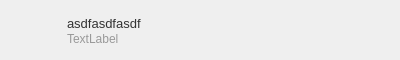
<?xml version="1.0" encoding="UTF-8"?>
<ui version="4.0">
 <class>RecentFile</class>
 <widget class="QWidget" name="RecentFile">
  <property name="geometry">
   <rect>
    <x>0</x>
    <y>0</y>
    <width>400</width>
    <height>60</height>
   </rect>
  </property>
  <property name="sizePolicy">
   <sizepolicy hsizetype="Preferred" vsizetype="Preferred">
    <horstretch>0</horstretch>
    <verstretch>0</verstretch>
   </sizepolicy>
  </property>
  <property name="minimumSize">
   <size>
    <width>400</width>
    <height>60</height>
   </size>
  </property>
  <property name="maximumSize">
   <size>
    <width>400</width>
    <height>60</height>
   </size>
  </property>
  <property name="windowTitle">
   <string/>
  </property>
  <property name="styleSheet">
   <string notr="true">RecentFile
{
	background-color: transparent;
}

#lTransferType, #lTransferTypeActive, #lFileType, #lFileTypeActive, #lGetLink, #lFileTypeCompleted, #lTransferTypeCompleted, #pbTransfer
{
	border: none;
}

#Filename, #lFileNameCompleted
{
  font-family: &quot;Source Sans Pro&quot;;
  font-size: 13px;
  color: #333333;
}

#lSpeed
{
  font-family: &quot;Source Sans Pro&quot;;
  font-size: 12px;
  color: #666666;
}

#lTransfers
{
  font-family: &quot;Source Sans Pro&quot;;
  font-size: 12px;
  color: #666666;
}

#lElapsedTime
{
  font-family: &quot;Source Sans Pro&quot;;
  font-size: 12px;
  color: #999999;
}</string>
  </property>
  <layout class="QHBoxLayout" name="horizontalLayout">
   <property name="leftMargin">
    <number>0</number>
   </property>
   <property name="topMargin">
    <number>0</number>
   </property>
   <property name="rightMargin">
    <number>0</number>
   </property>
   <property name="bottomMargin">
    <number>0</number>
   </property>
   <item>
    <widget class="QStackedWidget" name="sTransferState">
     <property name="minimumSize">
      <size>
       <width>400</width>
       <height>60</height>
      </size>
     </property>
     <property name="maximumSize">
      <size>
       <width>400</width>
       <height>60</height>
      </size>
     </property>
     <property name="lineWidth">
      <number>0</number>
     </property>
     <property name="currentIndex">
      <number>0</number>
     </property>
     <widget class="QWidget" name="completedTransfer">
      <property name="minimumSize">
       <size>
        <width>400</width>
        <height>60</height>
       </size>
      </property>
      <property name="maximumSize">
       <size>
        <width>400</width>
        <height>60</height>
       </size>
      </property>
      <layout class="QHBoxLayout" name="horizontalLayout_4">
       <property name="spacing">
        <number>-1</number>
       </property>
       <property name="leftMargin">
        <number>13</number>
       </property>
       <property name="topMargin">
        <number>2</number>
       </property>
       <property name="rightMargin">
        <number>25</number>
       </property>
       <property name="bottomMargin">
        <number>0</number>
       </property>
       <item>
        <widget class="QPushButton" name="lFileTypeCompleted">
         <property name="minimumSize">
          <size>
           <width>48</width>
           <height>48</height>
          </size>
         </property>
         <property name="maximumSize">
          <size>
           <width>48</width>
           <height>48</height>
          </size>
         </property>
         <property name="text">
          <string/>
         </property>
         <property name="iconSize">
          <size>
           <width>48</width>
           <height>48</height>
          </size>
         </property>
        </widget>
       </item>
       <item>
        <widget class="QWidget" name="wTransferInfo" native="true">
         <property name="sizePolicy">
          <sizepolicy hsizetype="Preferred" vsizetype="Fixed">
           <horstretch>0</horstretch>
           <verstretch>0</verstretch>
          </sizepolicy>
         </property>
         <layout class="QVBoxLayout" name="verticalLayout_7">
          <property name="spacing">
           <number>1</number>
          </property>
          <property name="leftMargin">
           <number>0</number>
          </property>
          <property name="topMargin">
           <number>0</number>
          </property>
          <property name="rightMargin">
           <number>0</number>
          </property>
          <property name="bottomMargin">
           <number>0</number>
          </property>
          <item>
           <widget class="QLabel" name="lFileNameCompleted">
            <property name="sizePolicy">
             <sizepolicy hsizetype="Preferred" vsizetype="Fixed">
              <horstretch>0</horstretch>
              <verstretch>0</verstretch>
             </sizepolicy>
            </property>
            <property name="minimumSize">
             <size>
              <width>200</width>
              <height>0</height>
             </size>
            </property>
            <property name="text">
             <string>asdfasdfasdf</string>
            </property>
           </widget>
          </item>
          <item>
           <widget class="QLabel" name="lElapsedTime">
            <property name="sizePolicy">
             <sizepolicy hsizetype="Preferred" vsizetype="Fixed">
              <horstretch>0</horstretch>
              <verstretch>0</verstretch>
             </sizepolicy>
            </property>
            <property name="text">
             <string>TextLabel</string>
            </property>
           </widget>
          </item>
         </layout>
        </widget>
       </item>
       <item>
        <widget class="QPushButton" name="lTransferTypeCompleted">
         <property name="text">
          <string/>
         </property>
         <property name="iconSize">
          <size>
           <width>12</width>
           <height>12</height>
          </size>
         </property>
        </widget>
       </item>
       <item>
        <spacer name="horizontalSpacer">
         <property name="orientation">
          <enum>Qt::Horizontal</enum>
         </property>
         <property name="sizeHint" stdset="0">
          <size>
           <width>17</width>
           <height>20</height>
          </size>
         </property>
        </spacer>
       </item>
       <item>
        <widget class="QPushButton" name="lGetLink">
         <property name="text">
          <string/>
         </property>
         <property name="icon">
          <iconset resource="../Resources_macx.qrc">
           <normaloff>:/images/clear_item_ico.png</normaloff>:/images/clear_item_ico.png</iconset>
         </property>
         <property name="iconSize">
          <size>
           <width>12</width>
           <height>12</height>
          </size>
         </property>
        </widget>
       </item>
      </layout>
     </widget>
     <widget class="QWidget" name="activeTransfer">
      <property name="minimumSize">
       <size>
        <width>400</width>
        <height>60</height>
       </size>
      </property>
      <property name="maximumSize">
       <size>
        <width>400</width>
        <height>60</height>
       </size>
      </property>
      <layout class="QVBoxLayout" name="verticalLayout_3">
       <property name="leftMargin">
        <number>0</number>
       </property>
       <property name="topMargin">
        <number>0</number>
       </property>
       <property name="rightMargin">
        <number>0</number>
       </property>
       <property name="bottomMargin">
        <number>0</number>
       </property>
       <item>
        <widget class="QWidget" name="wContainer" native="true">
         <property name="minimumSize">
          <size>
           <width>400</width>
           <height>60</height>
          </size>
         </property>
         <property name="maximumSize">
          <size>
           <width>400</width>
           <height>60</height>
          </size>
         </property>
         <layout class="QVBoxLayout" name="verticalLayout_4">
          <property name="leftMargin">
           <number>0</number>
          </property>
          <property name="topMargin">
           <number>0</number>
          </property>
          <property name="rightMargin">
           <number>0</number>
          </property>
          <property name="bottomMargin">
           <number>0</number>
          </property>
          <item>
           <widget class="QWidget" name="widget" native="true">
            <property name="minimumSize">
             <size>
              <width>400</width>
              <height>60</height>
             </size>
            </property>
            <property name="maximumSize">
             <size>
              <width>400</width>
              <height>60</height>
             </size>
            </property>
            <property name="styleSheet">
             <string notr="true"/>
            </property>
            <layout class="QVBoxLayout" name="verticalLayout_6">
             <property name="spacing">
              <number>0</number>
             </property>
             <property name="leftMargin">
              <number>0</number>
             </property>
             <property name="topMargin">
              <number>0</number>
             </property>
             <property name="rightMargin">
              <number>0</number>
             </property>
             <property name="bottomMargin">
              <number>0</number>
             </property>
             <item>
              <widget class="QWidget" name="wVisualData" native="true">
               <property name="minimumSize">
                <size>
                 <width>400</width>
                 <height>0</height>
                </size>
               </property>
               <property name="maximumSize">
                <size>
                 <width>400</width>
                 <height>16777215</height>
                </size>
               </property>
               <layout class="QHBoxLayout" name="horizontalLayout_3">
                <property name="leftMargin">
                 <number>13</number>
                </property>
                <property name="topMargin">
                 <number>2</number>
                </property>
                <property name="rightMargin">
                 <number>0</number>
                </property>
                <property name="bottomMargin">
                 <number>0</number>
                </property>
                <item>
                 <widget class="QPushButton" name="lFileType">
                  <property name="minimumSize">
                   <size>
                    <width>48</width>
                    <height>48</height>
                   </size>
                  </property>
                  <property name="maximumSize">
                   <size>
                    <width>48</width>
                    <height>48</height>
                   </size>
                  </property>
                  <property name="text">
                   <string/>
                  </property>
                  <property name="iconSize">
                   <size>
                    <width>48</width>
                    <height>48</height>
                   </size>
                  </property>
                 </widget>
                </item>
                <item>
                 <widget class="QWidget" name="wTransferItem" native="true">
                  <property name="minimumSize">
                   <size>
                    <width>200</width>
                    <height>0</height>
                   </size>
                  </property>
                  <layout class="QVBoxLayout" name="verticalLayout">
                   <property name="spacing">
                    <number>0</number>
                   </property>
                   <property name="leftMargin">
                    <number>0</number>
                   </property>
                   <property name="topMargin">
                    <number>8</number>
                   </property>
                   <property name="rightMargin">
                    <number>0</number>
                   </property>
                   <property name="bottomMargin">
                    <number>5</number>
                   </property>
                   <item>
                    <widget class="QLabel" name="lFileName">
                     <property name="sizePolicy">
                      <sizepolicy hsizetype="Preferred" vsizetype="Fixed">
                       <horstretch>0</horstretch>
                       <verstretch>0</verstretch>
                      </sizepolicy>
                     </property>
                     <property name="minimumSize">
                      <size>
                       <width>180</width>
                       <height>0</height>
                      </size>
                     </property>
                     <property name="maximumSize">
                      <size>
                       <width>16777215</width>
                       <height>16777215</height>
                      </size>
                     </property>
                     <property name="font">
                      <font>
                       <family>Source Sans Pro</family>
                      </font>
                     </property>
                     <property name="focusPolicy">
                      <enum>Qt::StrongFocus</enum>
                     </property>
                     <property name="text">
                      <string/>
                     </property>
                    </widget>
                   </item>
                   <item>
                    <widget class="QWidget" name="wSpeed" native="true">
                     <property name="minimumSize">
                      <size>
                       <width>0</width>
                       <height>15</height>
                      </size>
                     </property>
                     <property name="maximumSize">
                      <size>
                       <width>16777215</width>
                       <height>15</height>
                      </size>
                     </property>
                     <layout class="QHBoxLayout" name="horizontalLayout_2">
                      <property name="spacing">
                       <number>5</number>
                      </property>
                      <property name="leftMargin">
                       <number>0</number>
                      </property>
                      <property name="topMargin">
                       <number>0</number>
                      </property>
                      <property name="rightMargin">
                       <number>0</number>
                      </property>
                      <property name="bottomMargin">
                       <number>0</number>
                      </property>
                      <item>
                       <widget class="QPushButton" name="lTransferType">
                        <property name="sizePolicy">
                         <sizepolicy hsizetype="Minimum" vsizetype="Maximum">
                          <horstretch>0</horstretch>
                          <verstretch>0</verstretch>
                         </sizepolicy>
                        </property>
                        <property name="minimumSize">
                         <size>
                          <width>12</width>
                          <height>12</height>
                         </size>
                        </property>
                        <property name="maximumSize">
                         <size>
                          <width>12</width>
                          <height>12</height>
                         </size>
                        </property>
                        <property name="focusPolicy">
                         <enum>Qt::NoFocus</enum>
                        </property>
                        <property name="styleSheet">
                         <string notr="true">border: none;</string>
                        </property>
                        <property name="text">
                         <string/>
                        </property>
                        <property name="iconSize">
                         <size>
                          <width>12</width>
                          <height>12</height>
                         </size>
                        </property>
                       </widget>
                      </item>
                      <item>
                       <widget class="QLabel" name="lTransfers">
                        <property name="sizePolicy">
                         <sizepolicy hsizetype="Fixed" vsizetype="Preferred">
                          <horstretch>0</horstretch>
                          <verstretch>0</verstretch>
                         </sizepolicy>
                        </property>
                        <property name="minimumSize">
                         <size>
                          <width>0</width>
                          <height>15</height>
                         </size>
                        </property>
                        <property name="maximumSize">
                         <size>
                          <width>16777215</width>
                          <height>15</height>
                         </size>
                        </property>
                        <property name="text">
                         <string/>
                        </property>
                       </widget>
                      </item>
                      <item>
                       <widget class="QLabel" name="lSpeed">
                        <property name="minimumSize">
                         <size>
                          <width>0</width>
                          <height>15</height>
                         </size>
                        </property>
                        <property name="maximumSize">
                         <size>
                          <width>16777215</width>
                          <height>15</height>
                         </size>
                        </property>
                        <property name="text">
                         <string/>
                        </property>
                       </widget>
                      </item>
                     </layout>
                    </widget>
                   </item>
                  </layout>
                 </widget>
                </item>
                <item>
                 <widget class="QPushButton" name="bClockDown">
                  <property name="sizePolicy">
                   <sizepolicy hsizetype="Maximum" vsizetype="Minimum">
                    <horstretch>0</horstretch>
                    <verstretch>0</verstretch>
                   </sizepolicy>
                  </property>
                  <property name="minimumSize">
                   <size>
                    <width>24</width>
                    <height>24</height>
                   </size>
                  </property>
                  <property name="maximumSize">
                   <size>
                    <width>24</width>
                    <height>24</height>
                   </size>
                  </property>
                  <property name="focusPolicy">
                   <enum>Qt::NoFocus</enum>
                  </property>
                  <property name="text">
                   <string/>
                  </property>
                  <property name="icon">
                   <iconset resource="../Resources_macx.qrc">
                    <normaloff>:/images/clock_ico.png</normaloff>:/images/clock_ico.png</iconset>
                  </property>
                  <property name="iconSize">
                   <size>
                    <width>24</width>
                    <height>24</height>
                   </size>
                  </property>
                  <property name="flat">
                   <bool>true</bool>
                  </property>
                 </widget>
                </item>
                <item>
                 <widget class="QLabel" name="lRemainingTime">
                  <property name="text">
                   <string/>
                  </property>
                 </widget>
                </item>
               </layout>
              </widget>
             </item>
             <item>
              <widget class="QWidget" name="wProgressBar" native="true">
               <property name="sizePolicy">
                <sizepolicy hsizetype="Preferred" vsizetype="Fixed">
                 <horstretch>0</horstretch>
                 <verstretch>0</verstretch>
                </sizepolicy>
               </property>
               <layout class="QVBoxLayout" name="verticalLayout_2">
                <property name="spacing">
                 <number>0</number>
                </property>
                <property name="leftMargin">
                 <number>0</number>
                </property>
                <property name="topMargin">
                 <number>0</number>
                </property>
                <property name="rightMargin">
                 <number>0</number>
                </property>
                <property name="bottomMargin">
                 <number>0</number>
                </property>
                <item>
                 <widget class="QProgressBar" name="pbTransfer">
                  <property name="sizePolicy">
                   <sizepolicy hsizetype="Expanding" vsizetype="Minimum">
                    <horstretch>0</horstretch>
                    <verstretch>0</verstretch>
                   </sizepolicy>
                  </property>
                  <property name="minimumSize">
                   <size>
                    <width>400</width>
                    <height>2</height>
                   </size>
                  </property>
                  <property name="maximumSize">
                   <size>
                    <width>400</width>
                    <height>2</height>
                   </size>
                  </property>
                  <property name="styleSheet">
                   <string notr="true"/>
                  </property>
                  <property name="maximum">
                   <number>1000</number>
                  </property>
                  <property name="value">
                   <number>50</number>
                  </property>
                  <property name="textVisible">
                   <bool>false</bool>
                  </property>
                 </widget>
                </item>
               </layout>
              </widget>
             </item>
            </layout>
            <zorder>wVisualData</zorder>
            <zorder>pbTransfer</zorder>
            <zorder>wProgressBar</zorder>
           </widget>
          </item>
         </layout>
        </widget>
       </item>
      </layout>
     </widget>
    </widget>
   </item>
  </layout>
 </widget>
 <resources>
  <include location="../Resources_macx.qrc"/>
 </resources>
 <connections/>
</ui>
